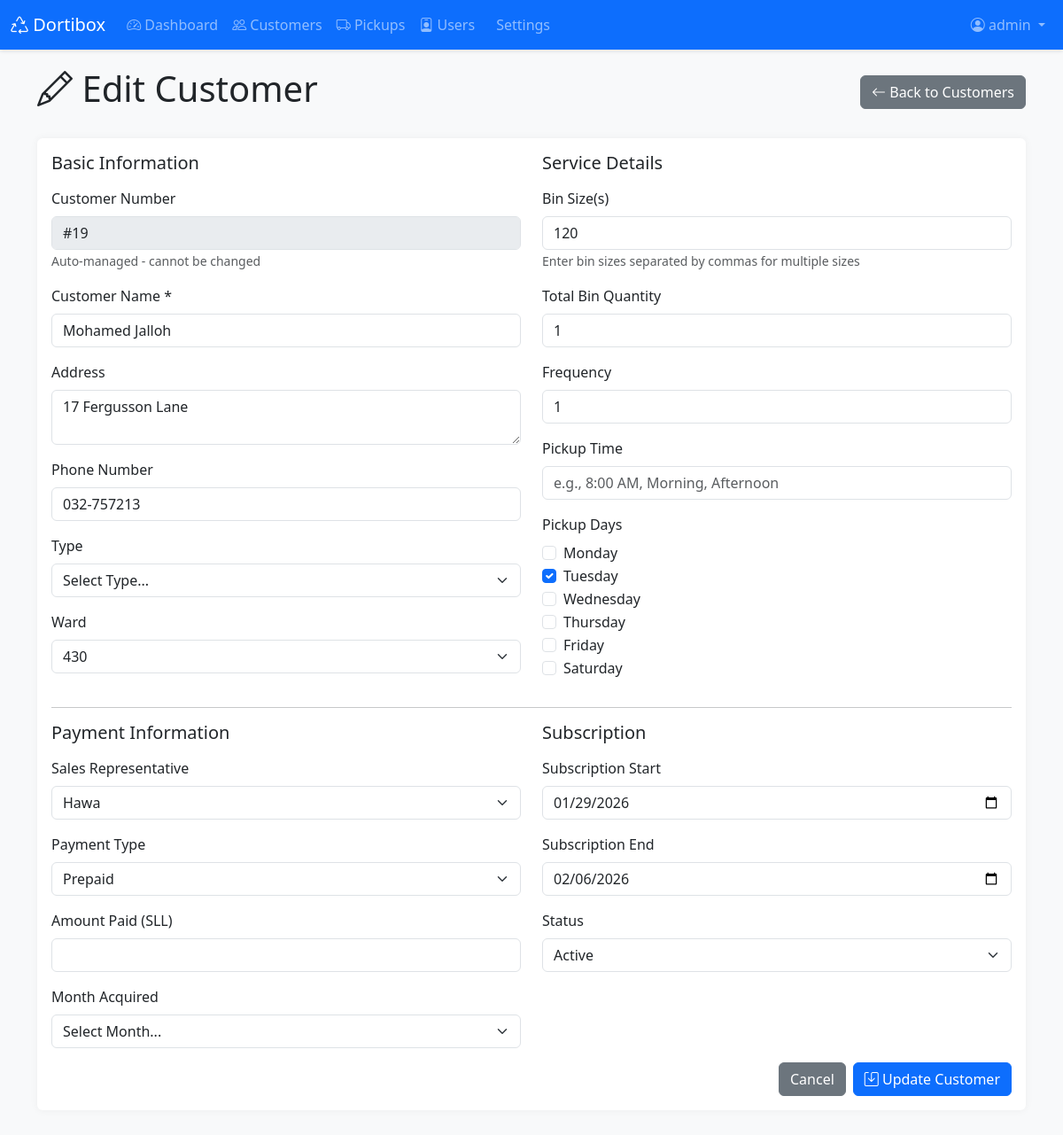
The page /admin/customers/edit/19 (signed in) on the database as committed earlier.
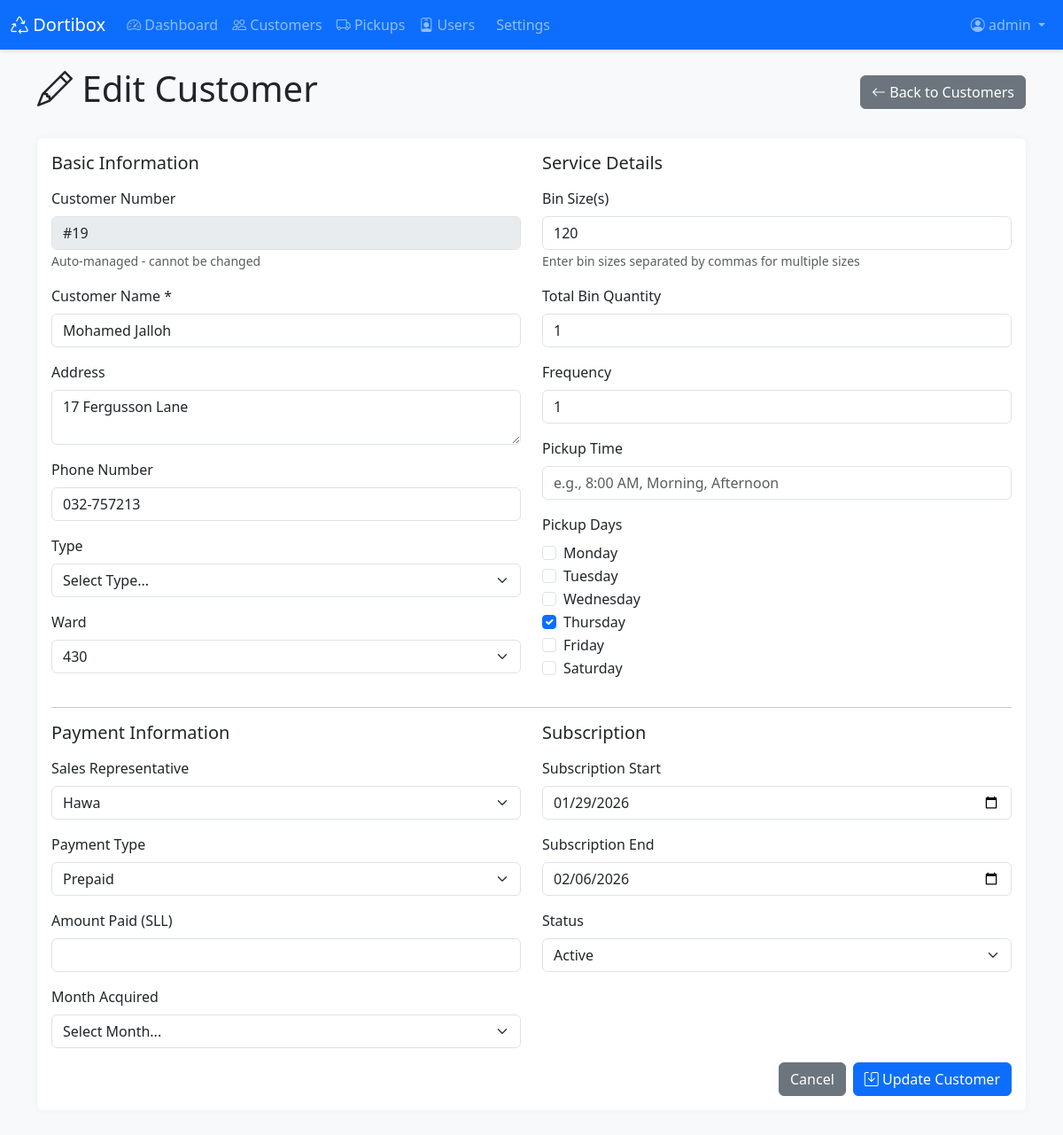
The same page on the database as committed later.
### app.py (models this page shows, shortened)
class Customer(db.Model):
    id = db.Column(db.Integer, primary_key=True)
    customer_number = db.Column(db.Integer)
    customer_name = db.Column(db.String(200), nullable=False)
    address = db.Column(db.String(300))
    phone_number = db.Column(db.String(50))
    type = db.Column(db.String(100))
    ward = db.Column(db.String(100))
    bin_size = db.Column(db.String(50))  # Now stores multiple sizes like "300L, 50L"
    bin_qty = db.Column(db.Integer)
    frequency = db.Column(db.String(50))
    time = db.Column(db.String(50))
    monday = db.Column(db.Integer, default=0)
    tuesday = db.Column(db.Integer, default=0)
    wednesday = db.Column(db.Integer, default=0)
    thursday = db.Column(db.Integer, default=0)
    friday = db.Column(db.Integer, default=0)
    saturday = db.Column(db.Integer, default=0)
    sales_rep = db.Column(db.String(100))
    payment_type = db.Column(db.String(100))
    subscription_start = db.Column(db.Date)
    subscription_end = db.Column(db.Date)
    active = db.Column(db.String(10))
    target_month_start = db.Column(db.Date)
    target_month_end = db.Column(db.Date)
    month_acquired = db.Column(db.String(50))
    amount_paid = db.Column(db.Float)
    pickups = db.relationship('Pickup', backref='customer', lazy=True, cascade='all, delete-orphan')

### app.py (the view, shortened to what this page needs)
@app.route('/admin/customers/edit/<int:id>', methods=['GET', 'POST'])
@admin_required
def edit_customer(id):
    customer = Customer.query.get_or_404(id)
    return render_template('edit_customer.html', customer=customer)

### app.py (called while the page is built)
@app.context_processor
def inject_now():
    return {
        'now': datetime.now,
        'abs': abs  # Add abs function
    }

def admin_required(f):
    @wraps(f)
    def decorated_function(*args, **kwargs):
        if 'user_id' not in session:
            flash('Please log in to access this page.', 'warning')
            return redirect(url_for('login'))
        user = User.query.get(session['user_id'])
        if user.role != 'admin':
            flash('You do not have permission to access this page.', 'danger')
            return redirect(url_for('dashboard'))
        return f(*args, **kwargs)
    return decorated_function

### templates/edit_customer.html (shortened to what the changed rows need)
{% extends "base.html" %}
{% block content %}
<div class="container">
    <div class="d-flex justify-content-between align-items-center mb-4">
        <h1><i class="bi bi-pencil"></i> Edit Customer</h1>
    </div>
    <div class="card">
        <div class="card-body">
            <form method="POST">
                <div class="row">
                    <div class="col-md-6">
                        <div class="mb-3">
                            <label class="form-label">Customer Number</label>
                            <input type="text" class="form-control" value="#{{ customer.customer_number }}" disabled>
                            <small class="text-muted">Auto-managed - cannot be changed</small>
                        </div>
                        <div class="mb-3">
                            <label for="customer_name" class="form-label">Customer Name *</label>
                            <input type="text" class="form-control" id="customer_name" name="customer_name"
                                   value="{{ customer.customer_name }}" required>
                        </div>
                        <div class="mb-3">
                            <label for="address" class="form-label">Address</label>
                            <textarea class="form-control" id="address" name="address" rows="2">{{ customer.address }}</textarea>
                        </div>
                        <div class="mb-3">
                            <label for="phone_number" class="form-label">Phone Number</label>
                            <input type="text" class="form-control" id="phone_number" name="phone_number"
                                   value="{{ customer.phone_number }}">
                        </div>
                        <div class="mb-3">
                            <label for="ward" class="form-label">Ward</label>
                            <select class="form-select" id="ward" name="ward">
                                <option value="430" {% if customer.ward == '430' %}selected{% endif %}>430</option>
                            </select>
                        </div>
                    </div>
                    <div class="col-md-6">
                        <div class="mb-3">
                            <label for="bin_size" class="form-label">Bin Size(s)</label>
                            <input type="text" class="form-control" id="bin_size" name="bin_size"
                                   value="{{ customer.bin_size }}"
                                   placeholder="e.g., 300L, 50L or 25L or Bulk Waste">
                            <small class="text-muted">Enter bin sizes separated by commas for multiple sizes</small>
                        </div>
                        <div class="mb-3">
                            <label for="bin_qty" class="form-label">Total Bin Quantity</label>
                            <input type="number" class="form-control" id="bin_qty" name="bin_qty"
                                   value="{{ customer.bin_qty }}" min="0">
                        </div>
                        <div class="mb-3">
                            <label for="frequency" class="form-label">Frequency</label>
                            <input type="text" class="form-control" id="frequency" name="frequency"
                                   value="{{ customer.frequency }}" placeholder="e.g., Daily, Weekly, Twice a week">
                        </div>
                        <div class="mb-3">
                            <div class="form-check">
                                <input class="form-check-input" type="checkbox" id="monday" name="monday"
                                       {% if customer.monday %}checked{% endif %}>
                                <label class="form-check-label" for="monday">Monday</label>
                            </div>
                            <div class="form-check">
                                <input class="form-check-input" type="checkbox" id="tuesday" name="tuesday"
                                       {% if customer.tuesday %}checked{% endif %}>
                                <label class="form-check-label" for="tuesday">Tuesday</label>
                            </div>
                            <div class="form-check">
                                <input class="form-check-input" type="checkbox" id="wednesday" name="wednesday"
                                       {% if customer.wednesday %}checked{% endif %}>
                                <label class="form-check-label" for="wednesday">Wednesday</label>
                            </div>
                            <div class="form-check">
                                <input class="form-check-input" type="checkbox" id="thursday" name="thursday"
                                       {% if customer.thursday %}checked{% endif %}>
                                <label class="form-check-label" for="thursday">Thursday</label>
                            </div>
                            <div class="form-check">
                                <input class="form-check-input" type="checkbox" id="friday" name="friday"
                                       {% if customer.friday %}checked{% endif %}>
                                <label class="form-check-label" for="friday">Friday</label>
                            </div>
                            <div class="form-check">
                                <input class="form-check-input" type="checkbox" id="saturday" name="saturday"
                                       {% if customer.saturday %}checked{% endif %}>
                                <label class="form-check-label" for="saturday">Saturday</label>
                            </div>
                        </div>
                    </div>
                </div>
                <div class="row">
                    <div class="col-md-6">
                        <div class="mb-3">
                            <label for="sales_rep" class="form-label">Sales Representative</label>
                            <select class="form-select" id="sales_rep" name="sales_rep">
                                <option value="Hawa" {% if customer.sales_rep == 'Hawa' %}selected{% endif %}>Hawa</option>
                            </select>
                        </div>
                        <div class="mb-3">
                            <label for="payment_type" class="form-label">Payment Type</label>
                            <select class="form-select" id="payment_type" name="payment_type">
                                <option value="Prepaid" {% if customer.payment_type == 'Prepaid' %}selected{% endif %}>Prepaid</option>
                            </select>
                        </div>
                        <div class="mb-3">
                            <label for="amount_paid" class="form-label">Amount Paid (SLL)</label>
                            <input type="number" step="0.01" class="form-control" id="amount_paid" name="amount_paid"
                                   value="{{ customer.amount_paid }}" min="0">
                        </div>
                    </div>
                    <div class="col-md-6">
                        <div class="mb-3">
                            <label for="subscription_start" class="form-label">Subscription Start</label>
                            <input type="date" class="form-control" id="subscription_start" name="subscription_start"
                                   value="{% if customer.subscription_start %}{{ customer.subscription_start.strftime('%Y-%m-%d') }}{% endif %}">
                        </div>
                        <div class="mb-3">
                            <label for="subscription_end" class="form-label">Subscription End</label>
                            <input type="date" class="form-control" id="subscription_end" name="subscription_end"
                                   value="{% if customer.subscription_end %}{{ customer.subscription_end.strftime('%Y-%m-%d') }}{% endif %}">
                        </div>
                        <div class="mb-3">
                            <label for="active" class="form-label">Status</label>
                            <select class="form-select" id="active" name="active">
                                <option value="Yes" {% if customer.active in ['Yes', 'yes'] %}selected{% endif %}>Active</option>
                            </select>
                        </div>
                    </div>
                </div>
            </form>
        </div>
    </div>
</div>
{% endblock %}

Rows that differ between the two databases and show on the page:
changed Customer "Mohamed Jalloh": tuesday "☑" → "☐"; thursday "☐" → "☑"
